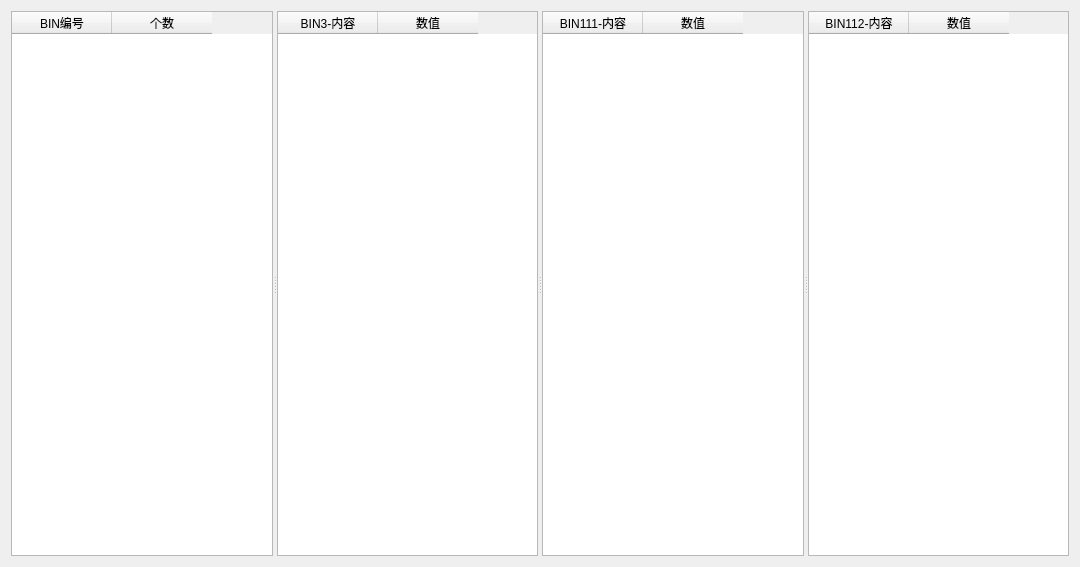
<?xml version="1.0" encoding="UTF-8"?>
<ui version="4.0">
 <class>BinMsgTableClass</class>
 <widget class="QWidget" name="BinMsgTableClass">
  <property name="geometry">
   <rect>
    <x>0</x>
    <y>0</y>
    <width>1080</width>
    <height>567</height>
   </rect>
  </property>
  <property name="windowTitle">
   <string>BinMsgTable</string>
  </property>
  <layout class="QHBoxLayout" name="horizontalLayout">
   <item>
    <widget class="QSplitter" name="splitter">
     <property name="orientation">
      <enum>Qt::Horizontal</enum>
     </property>
     <widget class="QTableWidget" name="msgTable">
      <property name="alternatingRowColors">
       <bool>true</bool>
      </property>
      <column>
       <property name="text">
        <string>BIN编号</string>
       </property>
      </column>
      <column>
       <property name="text">
        <string>个数</string>
       </property>
      </column>
     </widget>
     <widget class="QTableWidget" name="bin3Table">
      <property name="alternatingRowColors">
       <bool>true</bool>
      </property>
      <column>
       <property name="text">
        <string>BIN3-内容</string>
       </property>
      </column>
      <column>
       <property name="text">
        <string>数值</string>
       </property>
      </column>
     </widget>
     <widget class="QTableWidget" name="bin111Table">
      <property name="alternatingRowColors">
       <bool>true</bool>
      </property>
      <column>
       <property name="text">
        <string>BIN111-内容</string>
       </property>
      </column>
      <column>
       <property name="text">
        <string>数值</string>
       </property>
      </column>
     </widget>
     <widget class="QTableWidget" name="bin112Table">
      <property name="alternatingRowColors">
       <bool>true</bool>
      </property>
      <column>
       <property name="text">
        <string>BIN112-内容</string>
       </property>
      </column>
      <column>
       <property name="text">
        <string>数值</string>
       </property>
      </column>
     </widget>
    </widget>
   </item>
  </layout>
 </widget>
 <layoutdefault spacing="6" margin="11"/>
 <resources/>
 <connections/>
</ui>
